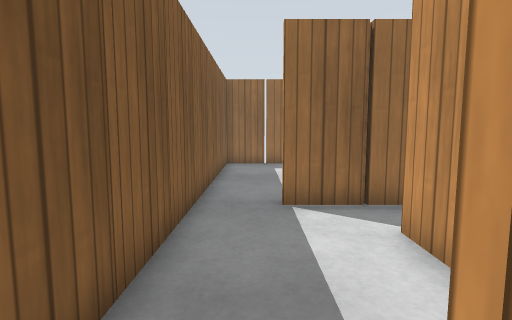
View 1 (above)

24 first-person views from a walk through a world built for the Gazebo simulator. The camera is 0.86 m above the floor, tilts 6° down and sees 80° across. The floor is counted in squares, 0.5 m on a side. Each view is taken from the middle of a square. On the plan, view 1 faces up. The plan holds only what a view shows up to about 16 squares ahead; the rest is blank. Gazebo's built-in surfaces are drawn with simple patterns.

View 2
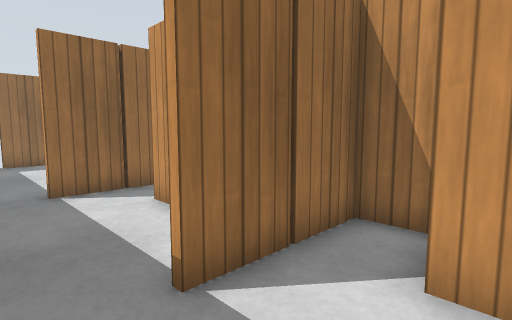

View 3
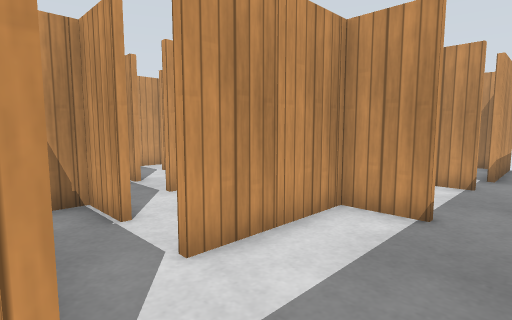

View 4
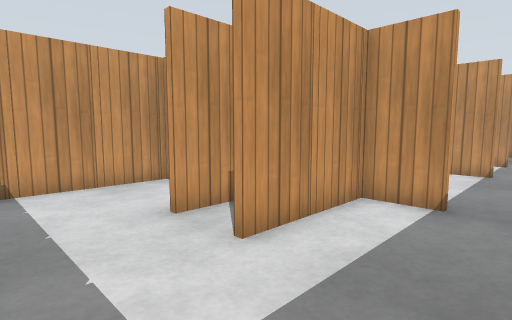

View 5
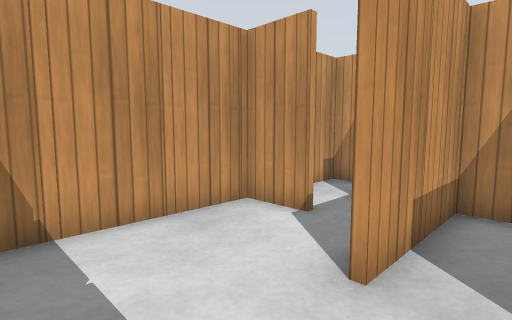

View 6
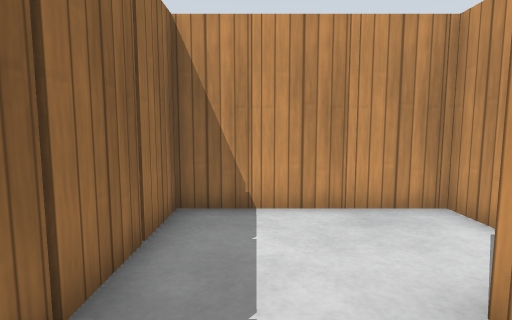

View 7
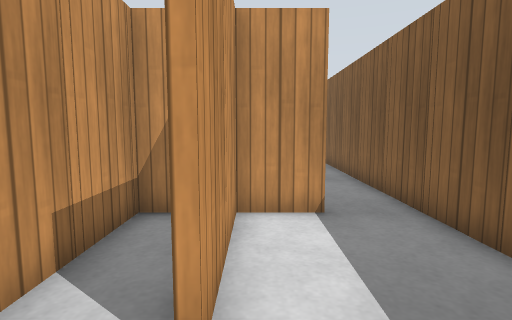

View 8
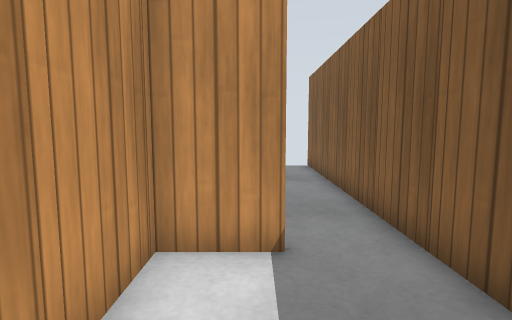

View 9
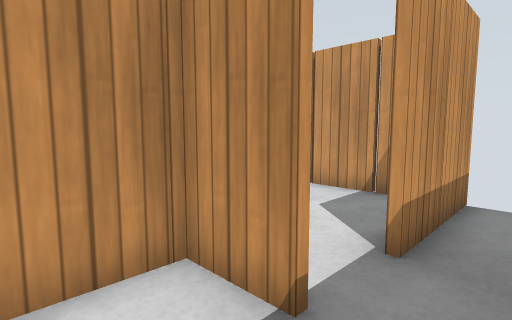

View 10
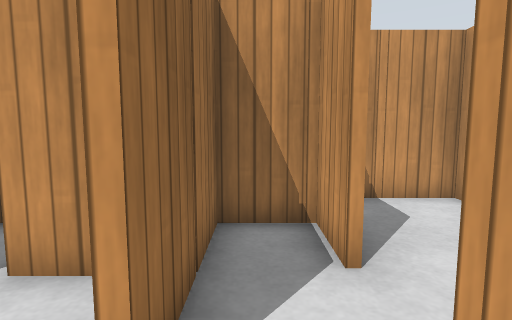

View 11
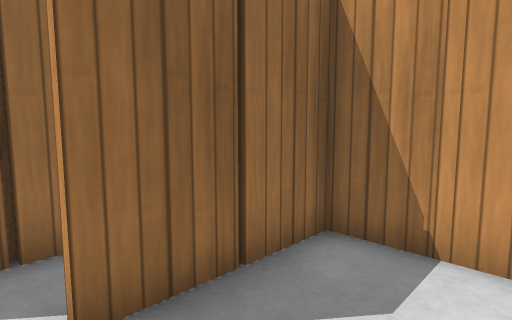

View 12
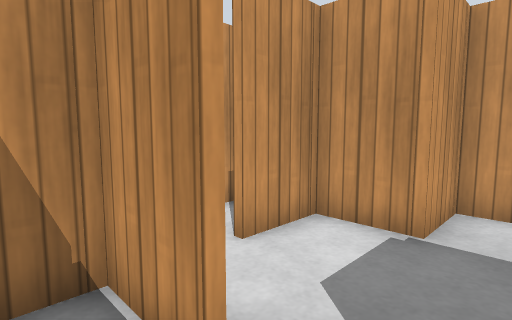

View 13
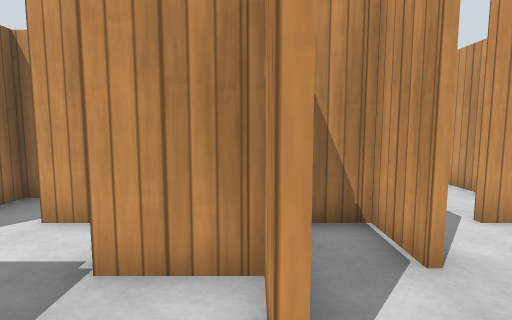

View 14
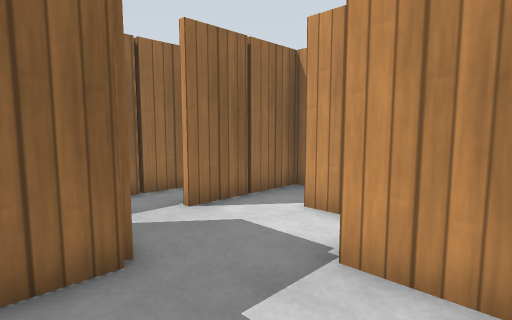

View 15
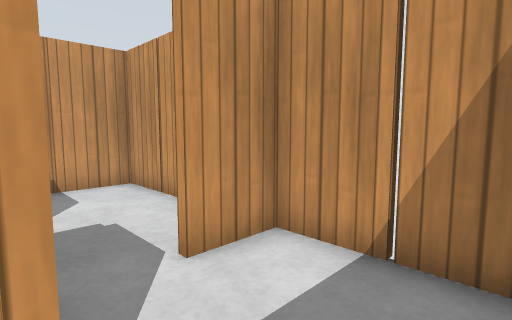

View 16
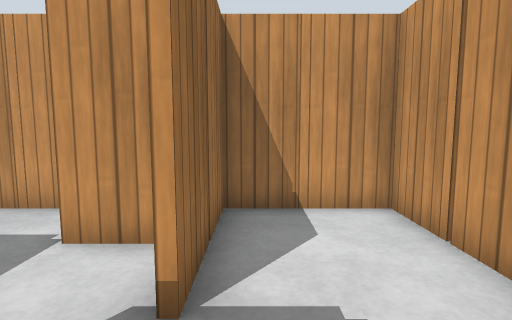

View 17
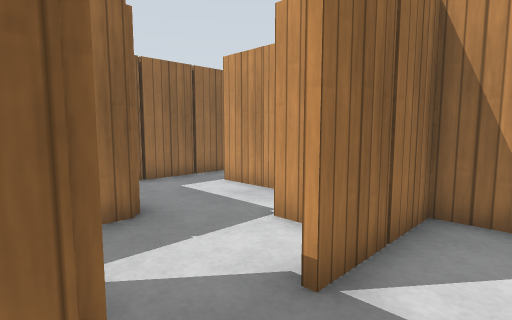

View 18
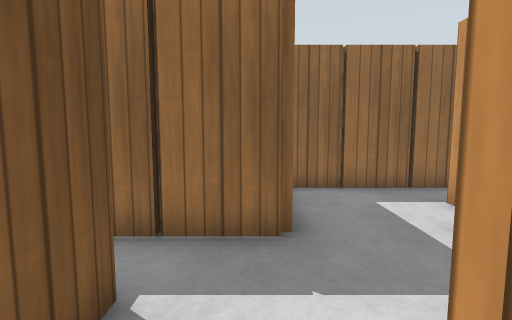

View 19
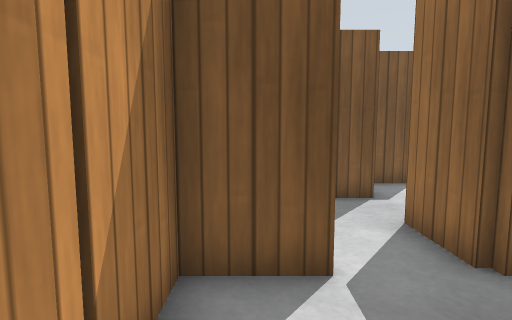

View 20
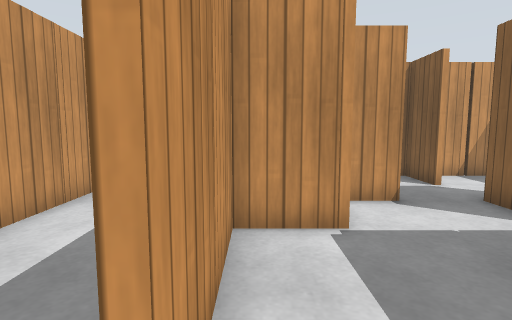

View 21
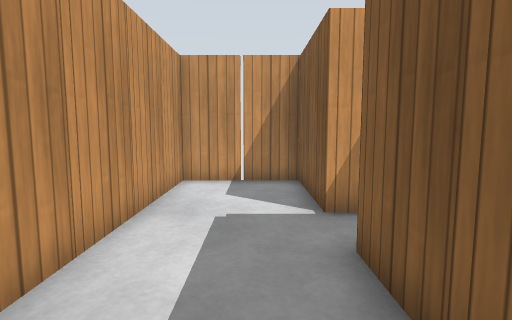

View 22
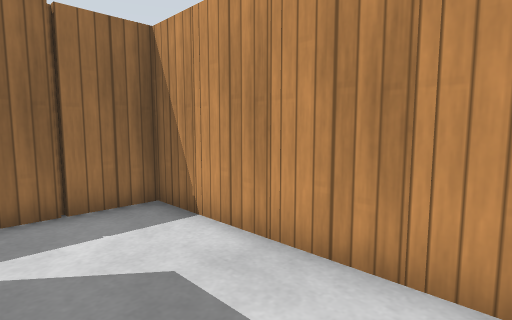

View 23
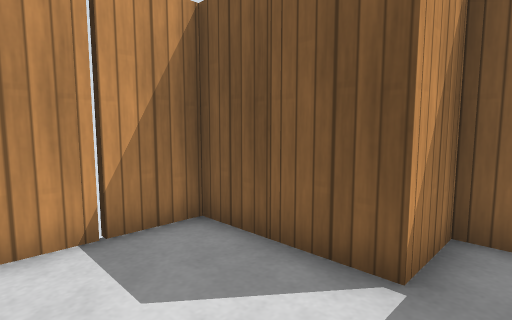

View 24
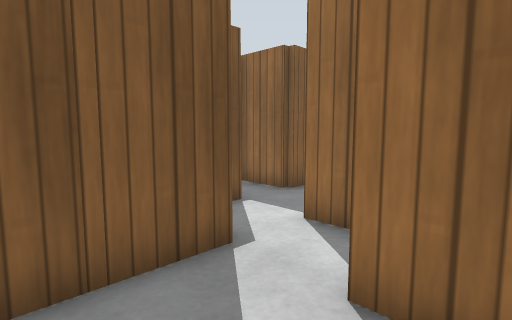

### Floor plan
Points are (right, up) in squares from view 1. A wall is a line through its corners. A room is listed if a view was taken in it or the views show most of it. See-through windows are left out.
Room 1 (views 1, 2, 3, 4, 5, 6, 7, 8, 9, 10, 11, 12, 20, 21, 22, 23)
walls: (8.4, 5.5) (8.4, 6.1); (8.5, 2.9) (9.5, 2.9); (9.5, 2.7) (8.5, 2.7); (12.4, 2.2) (12.4, 2.7) (11.4, 2.7); (4.5, 4.9) (5.5, 4.9); (8.4, 9.5) (8.4, 10.6); (6.5, 8.9) (7.5, 8.9); (13.5, 2.7) (13, 2.7); (4.4, 7.5) (4.4, 8.6); (10.4, -0.5) (10.4, 1); (8.4, -1.1) (9.5, -1.1); (4.4, 9.5) (4.4, 11); (12.4, -0.5) (12.4, 0.6); (8.4, 11.5) (8.4, 12.6); (2.4, 3.5) (2.4, 5); (2.4, 7.5) (2.4, 8.6); (4.4, -0.6) (4.4, 0.7) (3.4, 0.7); (2.4, 1.5) (2.4, 2.6); (1.5, 6.7) (0.5, 6.7); (2.4, 9.5) (2.4, 11); (3.6, -1.3) (2.5, -1.3); (8.4, 13.4) (8.4, 14.7) (3.9, 14.7); (1.5, 0.7) (0.5, 0.7); (0.5, 6.9) (1.6, 6.9); (16.4, -0.6) (16.4, 1); (0.5, 0.9) (1.5, 0.9); (14.4, -3.1) (15.6, -3.1); (16.6, -1.4) (16.6, -3); (2.4, -2.5) (2.4, -1); (16.4, -2.5) (16.4, -1.4); (4.4, -4.5) (4.4, -3.3) (3.4, -3.3); (1.5, -3.3) (0.5, -3.3); (3.5, -5.3) (2.5, -5.3); (0.5, -3.1) (1.5, -3.1); (6.4, -6.6) (6.4, -5.3); (2.1, 14.7) (-1.4, 14.7) (-1.4, -9); (20.4, 1.4) (20.4, 2.5); (2.5, -5.1) (3.5, -5.1); (15.5, -5.1) (16.6, -5.1) (16.6, -6.5); (20.4, -0.6) (20.4, 0.5); (20.4, -2.6) (20.4, -1.5); (0.4, -6.5) (0.4, -5); (16.6, -7.5) (16.6, -8.9); (20.4, -4.5) (20.4, -3.4); (0.4, -8.5) (0.4, -7.4); (1, -8.9) (4.5, -8.9); (20.4, -6.5) (20.4, -5.4); (17.6, -8.9) (20.4, -8.9) (20.4, -7.4)
ways out: opening at (7, -1) to room 2; opening at (6.5, -8) to room 3; opening at (13, -3.3) to room 3; opening at (16.5, -8) to room 3
objects: other object (-2, -7); wooden post (-2, -5); wooden post (-2, -3); wooden post (-2, -1); wooden post (-2, 1); wooden post (-2, 3); wooden post (-2, 5); wooden post (-2, 7); wooden post (-2, 9); other object (-2, 11); other object (-2, 13); wooden post (0, -9); wooden post (1, -7); wooden post (1, 15); wooden post (2, -3); wooden post (2, 1); wooden post (2, 7); wooden post (3, -9); wooden post (3, -3); wooden post (3, 1); wooden post (3, 3); wooden post (3, 7); wooden post (3, 9); wooden post (4, -5); wooden post (4, 7); wooden post (5, -9); wooden post (5, -5); wooden post (5, 9); wooden post (5, 15); wooden post (6, 1); wooden post (6, 5); wooden post (7, 15); wooden post (8, 5); wooden post (8, 9); wooden post (9, 5); wooden post (9, 11); wooden post (9, 13); wooden post (10, -1); wooden post (10, 3); wooden post (11, -1); wooden post (11, 3); wooden post (12, -1); wooden post (13, 1); wooden post (14, 3); wooden post (15, 3); wooden post (16, -3); wooden post (17, -1); wooden post (17, 3); wooden post (18, 3); wooden post (19, -9); wooden post (19, 3); wooden post (21, -7); wooden post (21, -5); wooden post (21, -3); wooden post (21, -1); wooden post (21, 1)
Room 2 (views 13, 14, 15)
walls: (6.5, -3.1) (7.5, -3.1); (7.6, -3.3) (6.5, -3.3); (8.4, -2.6) (8.4, -1.1); (4.6, -3) (4.6, -4.4); (4.6, -0.5) (4.6, -1); (8.5, -5.1) (9.4, -5.1)
ways out: opening at (7, -1) to room 1; opening at (8, -5) to room 3
objects: wooden post (4, -1); wooden post (8, -3)
Room 3 (views 16, 17, 18, 19, 24)
walls: (10.6, -7) (10.6, -8.9) (14.5, -8.9); (12.5, -5.1) (13.6, -5.1); (10.4, -8.5) (10.4, -7); (13.5, -5.3) (12.5, -5.3); (9.6, -5.3) (8.5, -5.3); (9.4, -5.1) (10.4, -5.1) (10.4, -4); (14.4, -4.5) (14.4, -3.1); (10.6, -3) (10.6, -5); (16.4, -6.6) (16.4, -5.3) (15.4, -5.3); (16.6, -6.5) (16.6, -7.5); (16.4, -9) (16.4, -7.4); (16.6, -8.9) (17.6, -8.9); (7.1, -8.9) (8.5, -8.9); (6.6, -5) (6.6, -7.9); (6.4, -5.3) (5.4, -5.3); (6.4, -8.9) (6.4, -7.4)
ways out: opening at (6.5, -8) to room 1; opening at (13, -3.3) to room 1; opening at (16.5, -8) to room 1; opening at (8, -5) to room 2
objects: wooden post (7, -7); wooden post (9, -9); wooden post (10, -5); wooden post (13, -9); wooden post (14, -5); wooden post (15, -9); wooden post (15, -5); wooden post (17, -7)

Positions as (right, up) in squares from view 1, and headings:
1: (0, 0), facing up
2: (-1, -2), facing up-right
3: (-1, 7), facing down-right
4: (-1, 14), facing down-right
5: (3, 14), facing down-right
6: (2, 13), facing right
7: (2, 13), facing down
8: (1, 5), facing down
9: (-1, -1), facing down-right
10: (-1, -4), facing right
11: (2, -8), facing up-right
12: (7, 4), facing down-right
13: (5, -3), facing right
14: (5, -3), facing up-right
15: (7, -5), facing down-right
16: (10, -6), facing right
17: (10, -7), facing up-right
18: (12, -6), facing up
19: (14, -8), facing left
20: (16, 2), facing down
21: (18, 1), facing down
22: (17, -4), facing up-right
23: (20, -4), facing down-left
24: (10, -8), facing up-left
